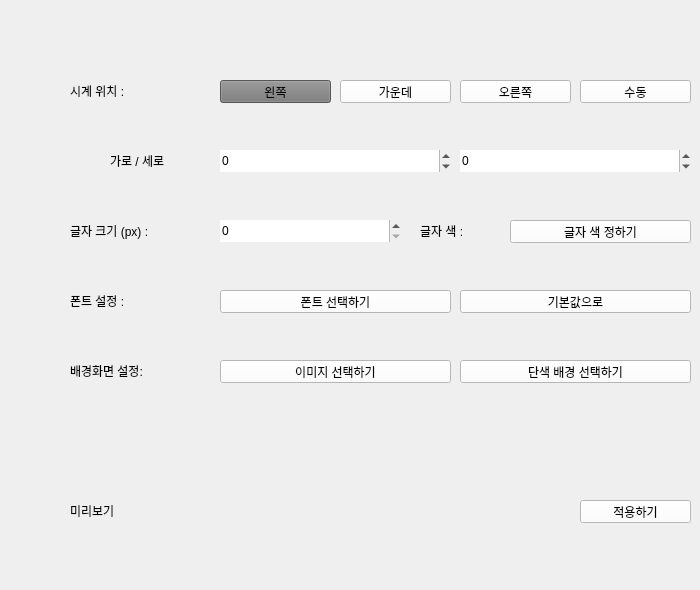
   <widget class="QWidget" name="clock_setting_page">
    <widget class="QLabel" name="c_preview_label">
     <property name="geometry">
      <rect>
       <x>70</x>
       <y>500</y>
       <width>101</width>
       <height>21</height>
      </rect>
     </property>
     <property name="text">
      <string>미리보기</string>
     </property>
    </widget>
    <widget class="QLabel" name="c_fsize_label">
     <property name="geometry">
      <rect>
       <x>70</x>
       <y>220</y>
       <width>111</width>
       <height>21</height>
      </rect>
     </property>
     <property name="text">
      <string>글자 크기 (px) :</string>
     </property>
    </widget>
    <widget class="QLabel" name="c_pos_label">
     <property name="geometry">
      <rect>
       <x>70</x>
       <y>80</y>
       <width>81</width>
       <height>21</height>
      </rect>
     </property>
     <property name="text">
      <string>시계 위치 :</string>
     </property>
    </widget>
    <widget class="QLabel" name="c_fset_label">
     <property name="geometry">
      <rect>
       <x>70</x>
       <y>290</y>
       <width>81</width>
       <height>21</height>
      </rect>
     </property>
     <property name="text">
      <string>폰트 설정 :</string>
     </property>
    </widget>
    <widget class="QLabel" name="c_wallset_label">
     <property name="geometry">
      <rect>
       <x>70</x>
       <y>360</y>
       <width>101</width>
       <height>21</height>
      </rect>
     </property>
     <property name="text">
      <string>배경화면 설정: </string>
     </property>
    </widget>
    <widget class="QPushButton" name="c_pos_left">
     <property name="geometry">
      <rect>
       <x>220</x>
       <y>80</y>
       <width>111</width>
       <height>23</height>
      </rect>
     </property>
     <property name="styleSheet">
      <string notr="true">background-color: rgb(120,120,120);
color: rgb(0,0,0);</string>
     </property>
     <property name="text">
      <string>왼쪽</string>
     </property>
    </widget>
    <widget class="QPushButton" name="c_pos_center">
     <property name="geometry">
      <rect>
       <x>340</x>
       <y>80</y>
       <width>111</width>
       <height>23</height>
      </rect>
     </property>
     <property name="styleSheet">
      <string notr="true">background-color: rgb(255, 255, 255);
color: rgb(0, 0, 0);</string>
     </property>
     <property name="text">
      <string>가운데</string>
     </property>
    </widget>
    <widget class="QPushButton" name="c_pos_right">
     <property name="geometry">
      <rect>
       <x>460</x>
       <y>80</y>
       <width>111</width>
       <height>23</height>
      </rect>
     </property>
     <property name="styleSheet">
      <string notr="true">background-color: rgb(255, 255, 255);
color: rgb(0, 0, 0);</string>
     </property>
     <property name="text">
      <string>오른쪽</string>
     </property>
    </widget>
    <widget class="QPushButton" name="c_pos_self">
     <property name="geometry">
      <rect>
       <x>580</x>
       <y>80</y>
       <width>111</width>
       <height>23</height>
      </rect>
     </property>
     <property name="styleSheet">
      <string notr="true">background-color: rgb(255, 255, 255);
color: rgb(0, 0, 0);</string>
     </property>
     <property name="text">
      <string>수동</string>
     </property>
    </widget>
    <widget class="QPushButton" name="c_fset_set">
     <property name="geometry">
      <rect>
       <x>220</x>
       <y>290</y>
       <width>231</width>
       <height>23</height>
      </rect>
     </property>
     <property name="styleSheet">
      <string notr="true">background-color: rgb(255, 255, 255);
color: rgb(0, 0, 0);</string>
     </property>
     <property name="text">
      <string>폰트 선택하기</string>
     </property>
    </widget>
    <widget class="QPushButton" name="c_fset_def">
     <property name="geometry">
      <rect>
       <x>460</x>
       <y>290</y>
       <width>231</width>
       <height>23</height>
      </rect>
     </property>
     <property name="styleSheet">
      <string notr="true">background-color: rgb(255, 255, 255);
color: rgb(0, 0, 0);</string>
     </property>
     <property name="text">
      <string>기본값으로</string>
     </property>
    </widget>
    <widget class="QPushButton" name="c_wallset_set">
     <property name="geometry">
      <rect>
       <x>220</x>
       <y>360</y>
       <width>231</width>
       <height>23</height>
      </rect>
     </property>
     <property name="styleSheet">
      <string notr="true">background-color: rgb(255, 255, 255);
color: rgb(0, 0, 0);</string>
     </property>
     <property name="text">
      <string>이미지 선택하기</string>
     </property>
    </widget>
    <widget class="QPushButton" name="c_wallset_def">
     <property name="geometry">
      <rect>
       <x>460</x>
       <y>360</y>
       <width>231</width>
       <height>23</height>
      </rect>
     </property>
     <property name="styleSheet">
      <string notr="true">background-color: rgb(255, 255, 255);
color: rgb(0, 0, 0);</string>
     </property>
     <property name="text">
      <string>단색 배경 선택하기</string>
     </property>
    </widget>
    <widget class="QPushButton" name="c_apply">
     <property name="geometry">
      <rect>
       <x>580</x>
       <y>500</y>
       <width>111</width>
       <height>23</height>
      </rect>
     </property>
     <property name="styleSheet">
      <string notr="true">background-color: rgb(255, 255, 255);
color: rgb(0, 0, 0);</string>
     </property>
     <property name="text">
      <string>적용하기</string>
     </property>
    </widget>
    <widget class="QLabel" name="c_preview">
     <property name="geometry">
      <rect>
       <x>220</x>
       <y>440</y>
       <width>261</width>
       <height>141</height>
      </rect>
     </property>
     <property name="autoFillBackground">
      <bool>false</bool>
     </property>
     <property name="styleSheet">
      <string notr="true"/>
     </property>
     <property name="text">
      <string/>
     </property>
    </widget>
    <widget class="QSpinBox" name="c_fsize_spin">
     <property name="geometry">
      <rect>
       <x>220</x>
       <y>220</y>
       <width>181</width>
       <height>22</height>
      </rect>
     </property>
     <property name="autoFillBackground">
      <bool>false</bool>
     </property>
     <property name="styleSheet">
      <string notr="true">background-color: rgb(255, 255, 255);
color: rgb(0, 0, 0);</string>
     </property>
     <property name="frame">
      <bool>false</bool>
     </property>
    </widget>
    <widget class="QSpinBox" name="c_pos_y">
     <property name="geometry">
      <rect>
       <x>460</x>
       <y>150</y>
       <width>231</width>
       <height>22</height>
      </rect>
     </property>
     <property name="autoFillBackground">
      <bool>false</bool>
     </property>
     <property name="styleSheet">
      <string notr="true">background-color: rgb(255, 255, 255);
color: rgb(0, 0, 0);</string>
     </property>
     <property name="frame">
      <bool>false</bool>
     </property>
     <property name="minimum">
      <number>-10000</number>
     </property>
     <property name="maximum">
      <number>10000</number>
     </property>
     <property name="singleStep">
      <number>50</number>
     </property>
    </widget>
    <widget class="QSpinBox" name="c_pox_x">
     <property name="geometry">
      <rect>
       <x>220</x>
       <y>150</y>
       <width>231</width>
       <height>22</height>
      </rect>
     </property>
     <property name="autoFillBackground">
      <bool>false</bool>
     </property>
     <property name="styleSheet">
      <string notr="true">background-color: rgb(255, 255, 255);
color: rgb(0, 0, 0);</string>
     </property>
     <property name="frame">
      <bool>false</bool>
     </property>
     <property name="minimum">
      <number>-10000</number>
     </property>
     <property name="maximum">
      <number>10000</number>
     </property>
     <property name="singleStep">
      <number>50</number>
     </property>
    </widget>
    <widget class="QLabel" name="c_pos_self_label">
     <property name="geometry">
      <rect>
       <x>110</x>
       <y>150</y>
       <width>81</width>
       <height>21</height>
      </rect>
     </property>
     <property name="text">
      <string>가로 / 세로</string>
     </property>
    </widget>
    <widget class="QLabel" name="c_fcolor_label">
     <property name="geometry">
      <rect>
       <x>420</x>
       <y>220</y>
       <width>71</width>
       <height>21</height>
      </rect>
     </property>
     <property name="text">
      <string>글자 색 : </string>
     </property>
    </widget>
    <widget class="QPushButton" name="c_fcolor_pick">
     <property name="geometry">
      <rect>
       <x>510</x>
       <y>220</y>
       <width>181</width>
       <height>23</height>
      </rect>
     </property>
     <property name="styleSheet">
      <string notr="true">background-color: rgb(255, 255, 255);
color: rgb(0, 0, 0);</string>
     </property>
     <property name="text">
      <string>글자 색 정하기</string>
     </property>
    </widget>
   </widget>
